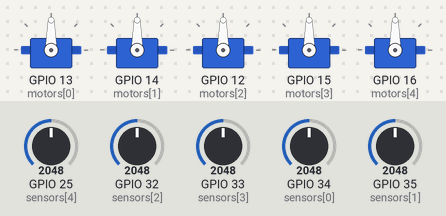
The sketch below on a simulated ESP32. Parts: 5 × servo. The test bench sets the inputs (shaded band); at power-on: GPIO 25 (sensors[4]) = 2048, GPIO 32 (sensors[2]) = 2048, GPIO 33 (sensors[3]) = 2048, GPIO 34 (sensors[0]) = 2048, GPIO 35 (sensors[1]) = 2048.

Above: at 1.2 s.
1.3 s: GPIO 25 (sensors[4]) set to 2866
At 1.8 s:
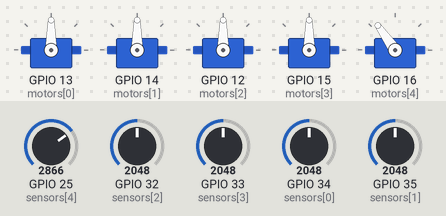
2.8 s: GPIO 32 (sensors[2]) set to 2866
At 3.1 s:
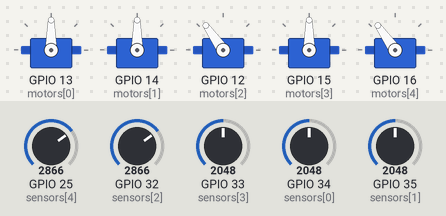
4.3 s: GPIO 33 (sensors[3]) set to 2866
At 4.7 s:
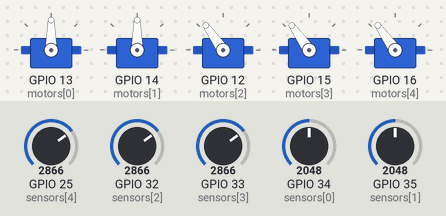
5.8 s: GPIO 34 (sensors[0]) set to 2866
At 7.0 s:
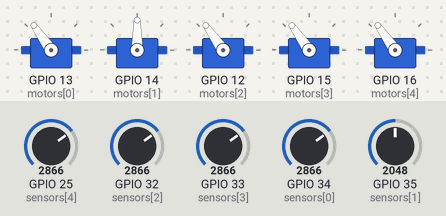
7.3 s: GPIO 35 (sensors[1]) set to 2866
At 8.4 s:
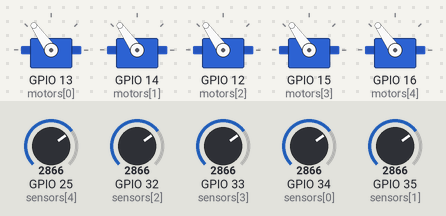
8.8 s: GPIO 25 (sensors[4]) set to 3972
At 9.6 s:
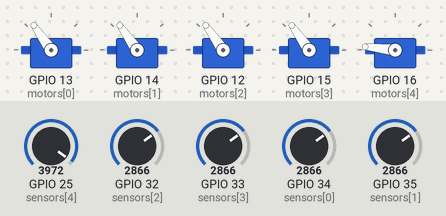
Timing chart, 0 to 11.3 s (numbered marks = the images above; inputs shaded):
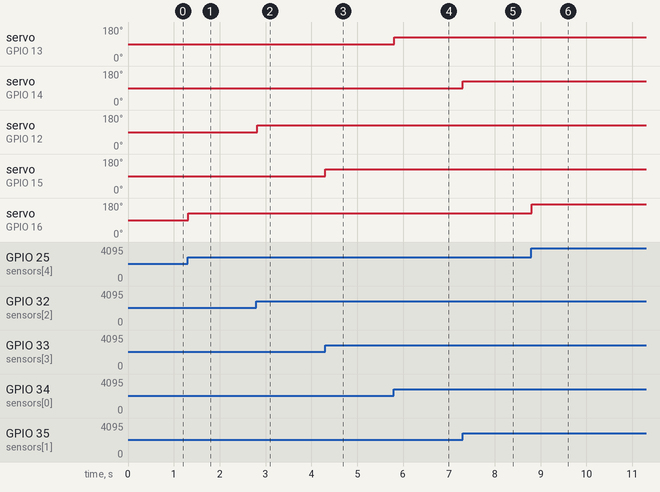

The sketch:

sketch.ino
```cpp
#include <ESP32Servo.h>

Servo fingers[5];

int sensors[5] = {34, 35, 32, 33, 25};
int motors[5] = {13, 14, 12, 15, 16};

int value;
int angle;

void setup() {
  Serial.begin(115200);

  for (int i = 0; i < 5; i++) {
    fingers[i].attach(motors[i]);
  }
}

void loop() {
  for (int i = 0; i < 5; i++) {
    value = analogRead(sensors[i]);

    angle = map(value, 0, 4095, 0, 180);

    fingers[i].write(angle);
  }

  delay(20);
}
```

Measured:
- after the input at 1.3 s, servo on GPIO 16 (motors[4]): 90° → 125° at once
- after the input at 2.8 s, servo on GPIO 12 (motors[2]): 90° → 125° at once
- after the input at 4.3 s, servo on GPIO 15 (motors[3]): 90° → 125° at once
- after the input at 5.8 s, servo on GPIO 13 (motors[0]): 90° → 125° at once
- after the input at 7.3 s, servo on GPIO 14 (motors[1]): 90° → 125° at once
- after the input at 8.8 s, servo on GPIO 16 (motors[4]): 125° → 174° at once
